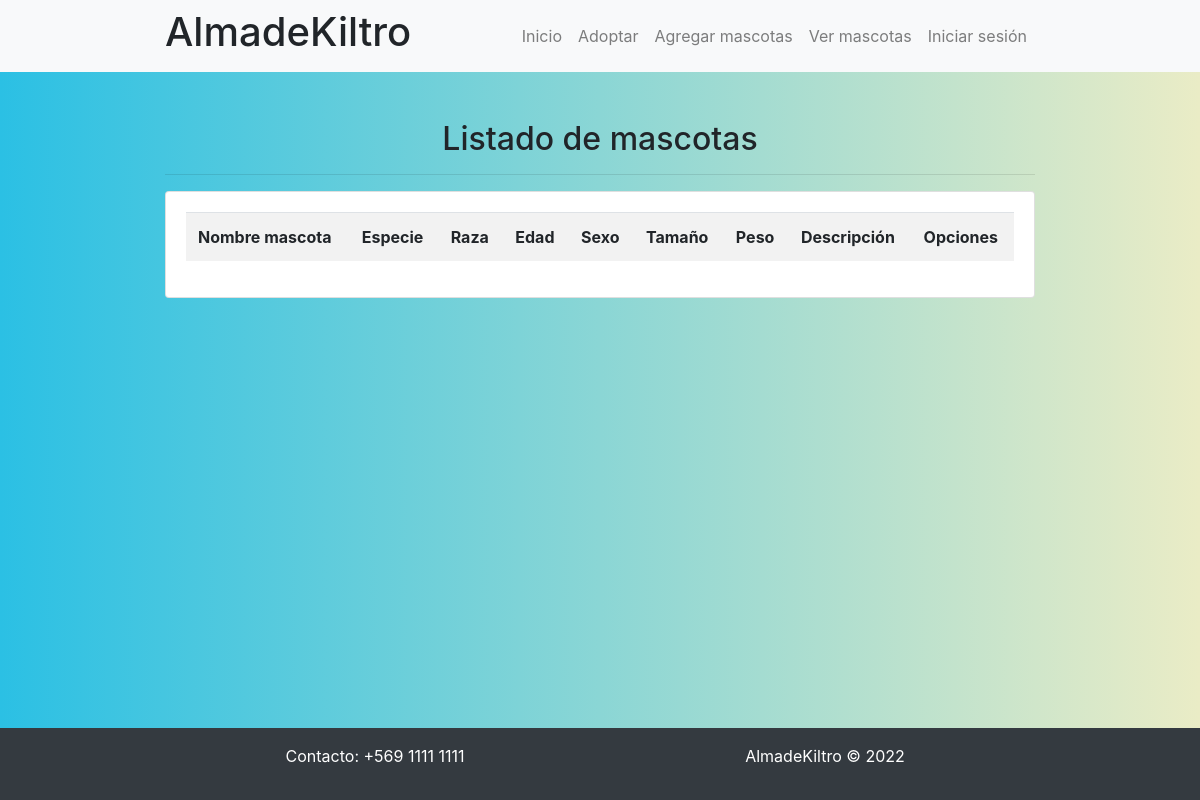
Page /listar-mascotas/ on the earlier database version.
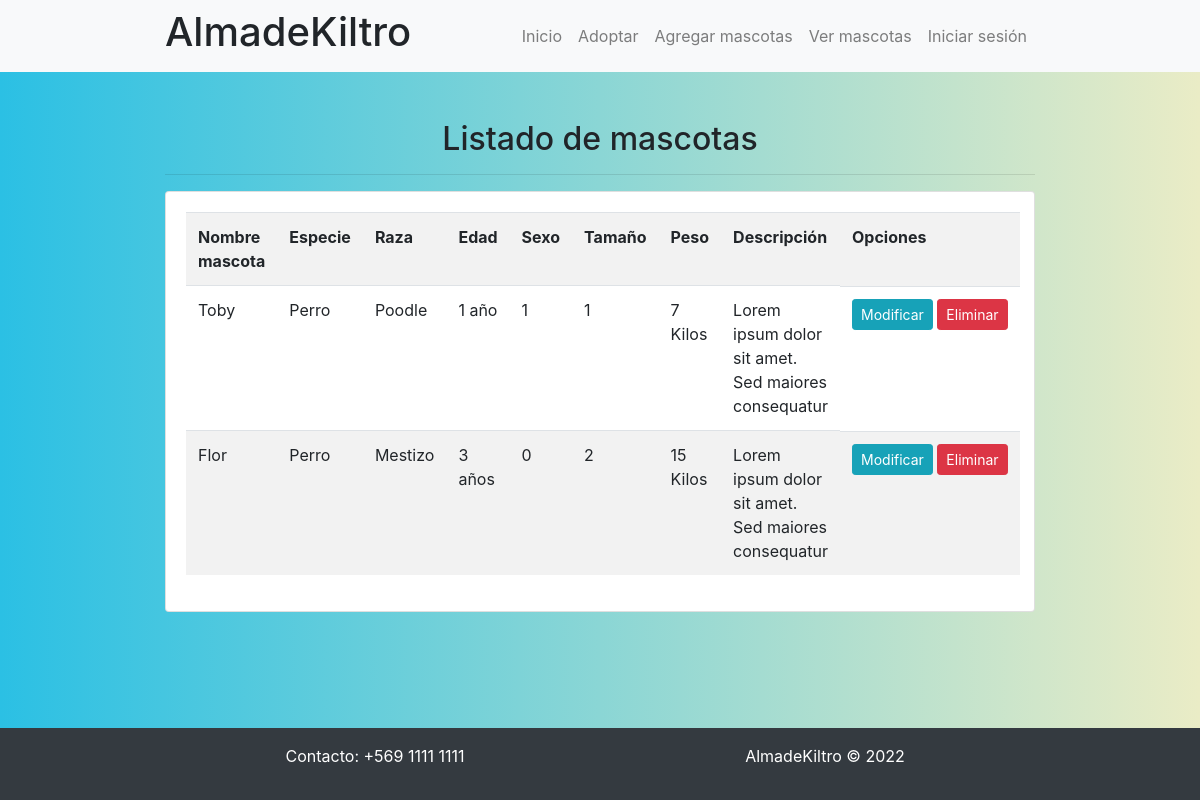
Same page on the later database version.
### app/models.py (models this page shows, shortened)
class Mascota(models.Model):
    nombre_mascota = models.CharField(max_length=250)
    imagen = models.ImageField(upload_to="mascota", null=True)
    edad_mascota = models.CharField(max_length=250)
    sexo = models.IntegerField(choices=opciones_sexo)
    descripcion = models.TextField()
    tamaño = models.IntegerField(choices=opciones_tamaño)
    peso = models.CharField(max_length=250)
    especie = models.ForeignKey(Especie, on_delete=models.PROTECT)
    raza = models.ForeignKey(Raza, on_delete=models.PROTECT)

class Especie(models.Model):
    nombre_especie = models.CharField(max_length=250)
    def __str__(self):
        return self.nombre_especie

class Raza(models.Model):
    nombre_raza = models.CharField(max_length=250)
    def __str__(self):
        return self.nombre_raza

### app/views.py (the view)
# urls.py: path('listar-mascotas/', listar_mascotas, name="listar_mascotas"),
def listar_mascotas(request):
    mascotas = Mascota.objects.all()
    data = {
        'mascotas': mascotas
    }
    return render(request, 'app/mascota/listar.html', data)

### app/templates/app/mascota/listar.html (shortened to what this page needs)
{% extends 'app/base.html' %}
{% load static %}
{% block css %}
<link rel="stylesheet" href="https://cdn.jsdelivr.net/npm/bootstrap@4.6.1/dist/css/bootstrap.min.css">
<link rel="stylesheet" href="{% static 'app/css/mascotas.css' %}"> {% endblock %}
{% block contenido %}
<h2 class="fw-bold text-center">Listado de mascotas</h2>
<hr>
<div class="card">
    <div class="card-body">
        <table class="table table-striped table-hover table-responsive-sm">
            <tr>
                <th>Nombre mascota</th>
                <th>Especie</th>
                <th>Raza</th>
                <th>Edad </th>
                <th>Sexo</th>
                <th>Tamaño</th>
                <th>Peso</th>
                <th>Descripción</th>
                <th>Opciones</th>
            </tr>
            {% for m in mascotas %}
            <tr>
                <td>{{ m.nombre_mascota | title }}</td>
                <td>{{ m.especie }}</td>
                <td>{{ m.raza }}</td>
                <td>{{ m.edad_mascota }}</td>
                <td>{{ m.sexo }}</td>
                <td>{{ m.tamaño }}</td>
                <td>{{ m.peso }}</td>
                <td>{{ m.descripcion }}</td>
                <td class="d-flex">
                    <a href="{% url 'modificar_mascota' m.id %}" class="btn btn-info btn-sm">Modificar</a> &nbsp;
                    <a href="#" onclick="eliminarMascota({{ m.id }})" class="btn btn-danger btn-sm">Eliminar</a>
                </td>
            </tr>
            {% endfor %}
        </table>
    </div>
</div>
{% endblock %}

### app/templates/app/base.html (shortened to what this page needs)
<!DOCTYPE html>
<html lang="es">
<head>
    {% load static %} {% block css %} {% endblock %}
</head>
<body>
    <div class="navbar navbar-expand-lg navbar-light bg-light">
        <div class="container">
            <h1 class="fw-bold">AlmadeKiltro</h1>
            <div class="navbar-collapse collapse justify-content-end" id="miLista">
                <div class="navbar-nav">
                    <a href="{% url 'home' %}" class="nav-link">Inicio</a>
                    <a href="{% url 'mascotas' %}" class="nav-link">Adoptar</a>
                    <a href="{% url 'agregar_mascota' %}" class="nav-link">Agregar mascotas</a>
                    <a href="{% url 'listar_mascotas' %}" class="nav-link">Ver mascotas</a>
                    {% if user.is_authenticated %}
                    <a href="{% url 'logout' %}" class="nav-link">Cerrar sesión</a>
                    <a href="#" class="nav-link">@{{ user.username }}</a>
                    {% else %}
                    <a href="{% url 'login' %}" class="nav-link">Iniciar sesión</a> {% endif %}
                </div>
            </div>
        </div>
    </div>
    <br><br>
    <main class="container">
        {% block contenido %} {% endblock %}
    </main>
    <br><br>
    <footer class="bg-dark">
        <div class="container">
            <div class="row text-center py-3" id="content-footer">
                <div class="col-md-6">
                    <p>Contacto: +569 1111 1111</p>
                </div>
                <div class="col-md-6">
                    <p>AlmadeKiltro &copy 2022</p>
                </div>
            </div>
        </div>
    </footer>
</body>
</html>

### app/static/app/css/mascotas.css (style rules this page uses)
html { min-height: 100%; position: relative; }
body { background: #2BC0E4; background: -webkit-linear-gradient(to right, #EAECC6, #2BC0E4); background: linear-gradient(to left, #EAECC6, #2BC0E4); margin: 0; margin-bottom: 40px; }
.container { max-width: 900px; }
footer { background-color: black; position: absolute; bottom: 0; width: 100%; color: white; }
#content-footer { color: #ffff; }

Differences in the rows shown:
added Mascota: nombre_mascota "Toby", especie "Perro", raza "Poodle", edad_mascota "1 año", sexo "1", tamaño "1", peso "7 Kilos", descripcion "Lorem ipsum dolor sit amet. Sed maiores consequatur"
added Mascota: nombre_mascota "Flor", especie "Perro", raza "Mestizo", edad_mascota "3 años", sexo "0", tamaño "2", peso "15 Kilos", descripcion "Lorem ipsum dolor sit amet. Sed maiores consequatur"
